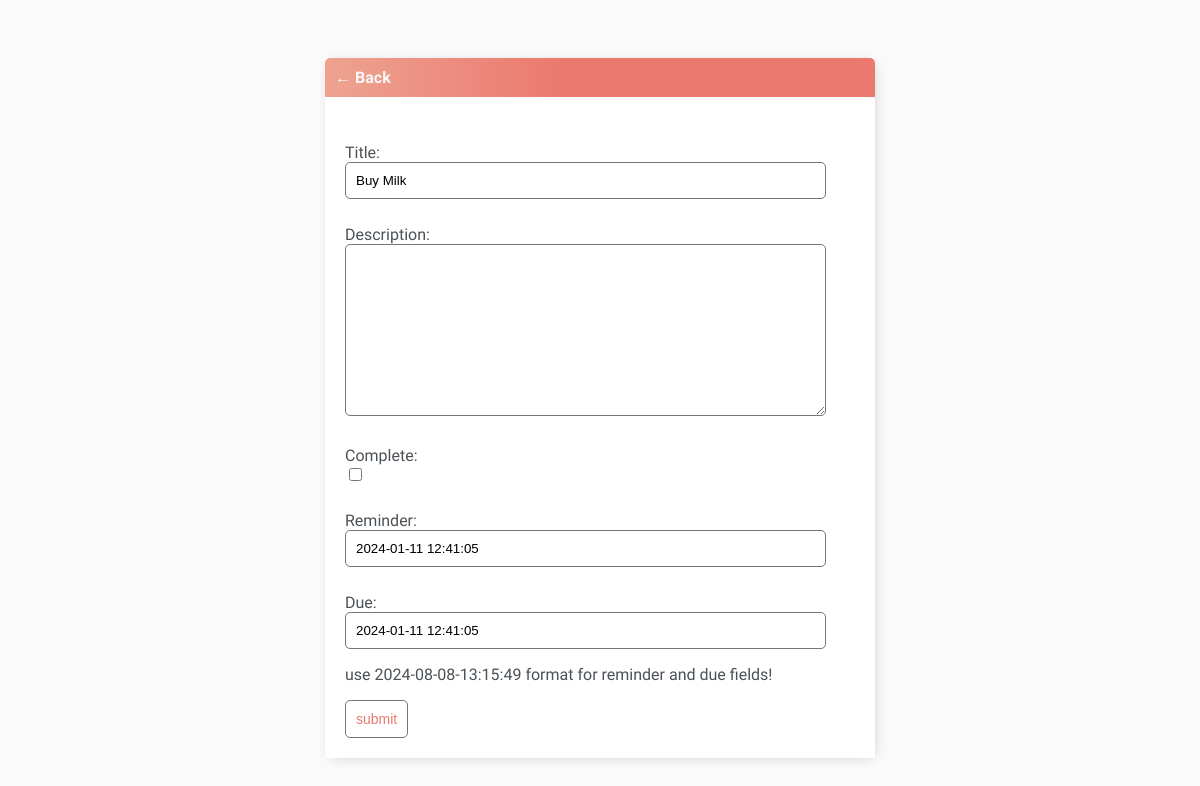
/task-update/15 (signed in), run on the app's committed database.
### login/models.py (models this page shows, shortened)
class Task(models.Model):
    user = models.ForeignKey(User, on_delete=models.CASCADE, null=True, blank=True)
    title = models.CharField(max_length=5000)
    description = models.TextField(max_length=5000, blank=True)
    create = models.DateTimeField(auto_now_add=True)
    complete = models.BooleanField(default=False)
    reminder = models.DateTimeField()
    due = models.DateTimeField()
    class Meta:
        ordering = ['complete']

### login/views.py (the view)
# urls.py: path('task-update/<int:pk>', TaskUpdate.as_view(), name='task-update'),
class TaskUpdate(LoginRequiredMixin, UpdateView):
    model = Task
    fields = ['title', 'description', 'complete', 'reminder', 'due']
    success_url = reverse_lazy('tasks') #redirect the user

### login/templates/login/task_form.html (shortened to what this page needs)
{% extends 'login/main.html' %}
{% block content %}
<div class="header-bar">
    <a href="{% url 'tasks' %}">&#8592; Back</a>
</div>
<div class="card-body">
    <form method="POST" action="">
        {{form.as_p}}
        <p>use 2024-08-08-13:15:49 format for reminder and due fields!</p>
        <input class="button" type="submit" value="submit">
    </form>
</div>
{% endblock content %}

### login/templates/login/main.html (style rules this page uses)
body { background-color: #FAFAFA; font-family: 'Nunito', sans-serif; padding-top: 50px; }
h1, h2, h3, h4, h5, h6, { font-family: 'Raleway', sans-serif; }
a, p { color: #4b5156 }
a { font-weight: 600; }
input { outline: none; border: none; }
.header-bar { display: flex; justify-content: space-between; color: #fff; padding: 10px; border-radius: 5px 5px 0 0; background: linear-gradient(90deg, #EEA390 0%, #EB796F 43%, #EB796F 100%); }
.header-bar a { color: rgb(247, 247, 247); text-decoration: none; }
input[type=text], input[type=password], textarea { border: 1px solid #757575; border-radius: 5px; padding: 10px; width: 90%; }
label { padding-top: 10px !important; display: block; }
::placeholder { font-weight: 300; opacity: 0.5; }
.button { border: 1px solid #757575; background-color: #FFF; color: #EB796F; padding: 10px; font-size: 14px; border-radius: 5px; cursor: pointer; text-decoration: none; }
.card-body { padding: 20px; }

### data on the page
Task: title "Buy Milk", reminder "2024-01-11 12:41:05", due "2024-01-11 12:41:05"
